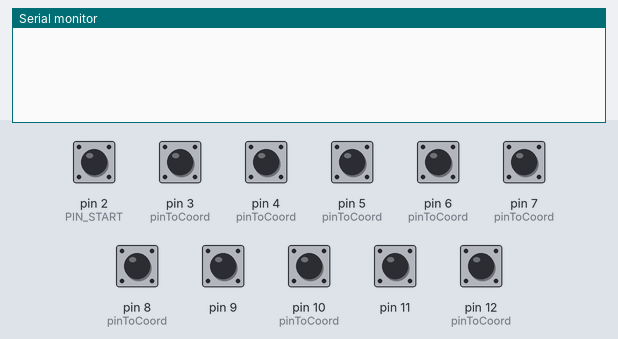
Simulated run of this program. Board: Arduino Uno, built with avr-gcc and run on an emulated ATmega328P. Shown: the last lines printed to the serial monitor. The test bench sets the inputs (shaded band); at power-on: pin 2 (PIN_START), pin 3 (pinToCoord), pin 4 (pinToCoord), pin 5 (pinToCoord), pin 6 (pinToCoord), pin 7 (pinToCoord), pin 8 (pinToCoord), pin 9, pin 10 (pinToCoord), pin 11, pin 12 (pinToCoord) HIGH.

Above: at 1.2 s.
1.3 s: pin 2 (PIN_START) pulled LOW for 0.15 s
At 2.6 s:
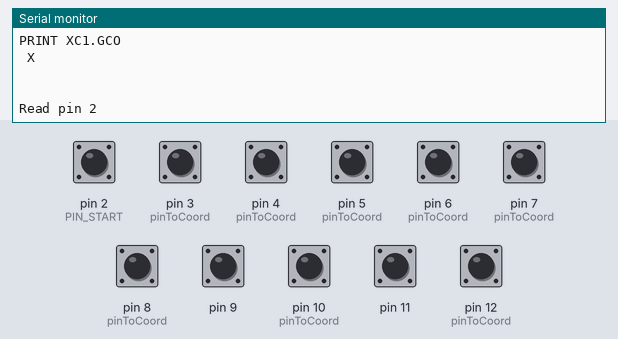
2.9 s: pin 3 (pinToCoord) pulled LOW for 0.15 s
At 3.3 s:
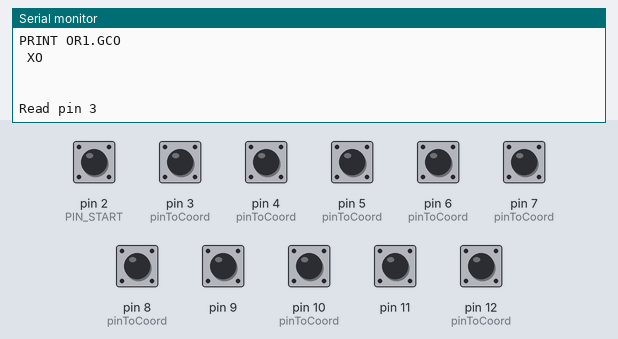
4.5 s: pin 4 (pinToCoord) pulled LOW for 0.15 s
At 5.7 s:
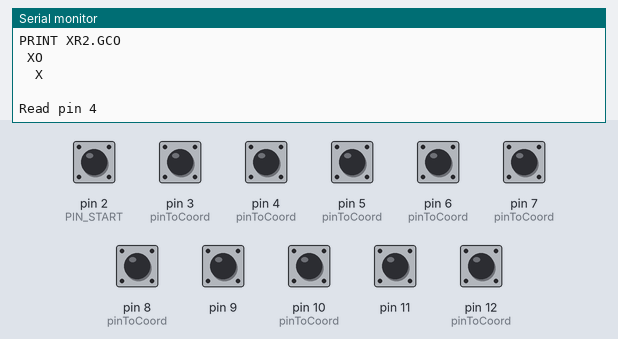
6.1 s: pin 5 (pinToCoord) pulled LOW for 0.15 s
At 7.0 s:
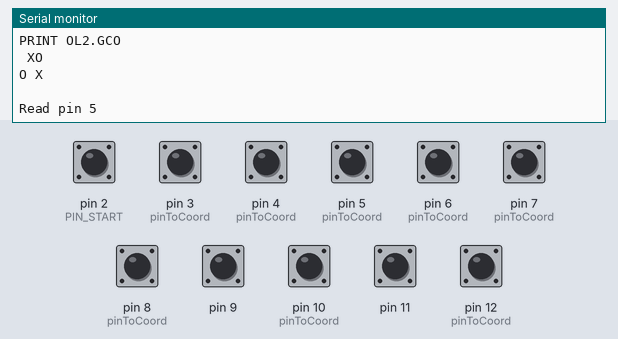
7.7 s: pin 8 (pinToCoord) pulled LOW for 0.15 s
At 8.3 s:
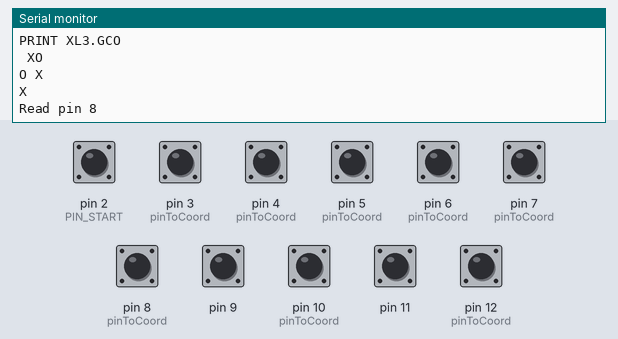
9.3 s: pin 6 (pinToCoord) pulled LOW for 0.15 s
At 10.8 s:
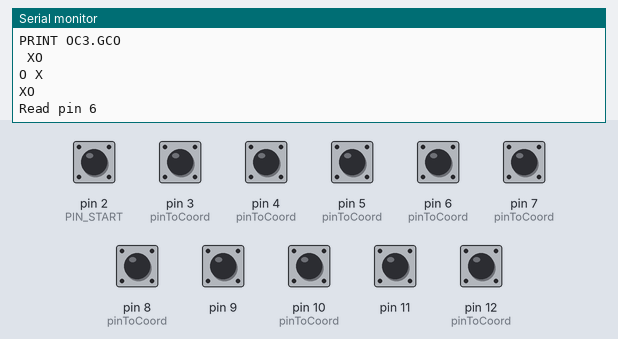
Timing chart, 0 to 11.9 s (numbered marks = the images above; inputs shaded):
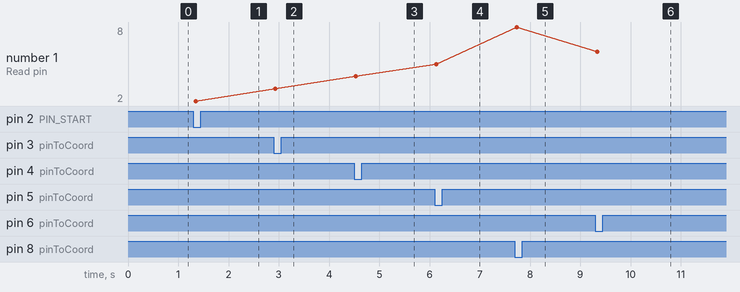

The program:

main.cpp
```cpp
#include <Arduino.h>

#define PIN_START 2
#define PIN_END 13

enum class Square {
  Empty,
  X,
  O,
};

static const int pinToCoord[9][3] = {
  { 12, 0, 0 },
  { 2, 1, 0 },
  { 3, 2, 0 },
  { 5, 0, 1 },
  { 10, 1, 1 },
  { 4, 2, 1 },
  { 8, 0, 2 },
  { 6, 1, 2 },
  { 7, 2, 2 },
};

static bool lastPinStates[PIN_END];

struct TicTacToeBoard {
  Square board[3][3];
  Square turn = Square::X;
  bool firstTurn = true;

  void reset(void) {
    for (int x = 0; x < 3; x++) {
      for (int y = 0; y < 3; y++) {
        board[x][y] = Square::Empty;
      }
    }
    turn = Square::X;
    firstTurn = true;
  }

  bool checkVictory(int x, int y, int dx, int dy, int wintype) {
    Square last;

    for (int i = 0; i < 3; i++) {
      if (board[x][y] == Square::Empty)
        return false;

      if (i == 0) {
        last = board[x][y];
      } else if (board[x][y] != last) {
        return false;
      }

      x += dx;
      y += dy;
    }

    Serial.print("WIN ");
    Serial.print(wintype);
    Serial.print("\n");

    return true;
  }

  bool checkDraw(void) {
    for (int y = 0; y < 3; y++) {
      for (int x = 0; x < 3; x++) {
        if (board[x][y] == Square::Empty)
          return false;
      }
    }
    return true;
  }

  bool checkAllVictory(void) {
    if (checkVictory(0, 0, 1, 0, 0))
      return true;
    if (checkVictory(0, 1, 1, 0, 1))
      return true;
    if (checkVictory(0, 2, 1, 0, 2))
      return true;
    if (checkVictory(0, 0, 0, 1, 3))
      return true;
    if (checkVictory(1, 0, 0, 1, 4))
      return true;
    if (checkVictory(2, 0, 0, 1, 5))
      return true;
    if (checkVictory(0, 0, 1, 1, 6))
      return true;
    if (checkVictory(2, 0, -1, 1, 7))
      return true;
    return false;
  }

  void mark(int x, int y) {
    if (x < 0 || x >= 3)
      return;
    if (y < 0 || y >= 3)
      return;
    if (board[x][y] != Square::Empty)
      return;

    board[x][y] = turn;
    if (firstTurn) {
      Serial.print("PRINT BOARD.GCO\n");
      firstTurn = false;
    }
    Serial.print("PRINT ");
    Serial.print(turn == Square::X ? "X" : "O");
    Serial.print(x == 0 ? "L" : x == 1 ? "C" : "R");
    Serial.print(y == 0 ? "1" : y == 1 ? "2" : "3");
    Serial.print(".GCO\n");

    // TODO send command to printer

    if (turn == Square::X) {
      turn = Square::O;
    } else {
      turn = Square::X;
    }

    // TODO check for victory
    if (checkAllVictory() || checkDraw()) {
      Serial.print("Game has ended.\n");
      reset();
    }
  }
};

static TicTacToeBoard board;

void setup() {
  Serial.begin(9600);
  board.reset();
  for (int i = PIN_START; i < PIN_END; i++) {
    pinMode(i, INPUT_PULLUP);
  }
}

void loop() {
  for (int i = PIN_START; i < PIN_END; i++) {
    bool newState = !digitalRead(i);
    if (newState && !lastPinStates[i]) {
      for (int j = 0; j < 9; j++) {
        if (pinToCoord[j][0] == i) {
          int x = pinToCoord[j][1];
          int y = pinToCoord[j][2];
          board.mark(x, y);
          for (int y = 0; y < 3; y++) {
            for (int x = 0; x < 3; x++) {
              switch (board.board[x][y]) {
                case Square::Empty:
                  Serial.print(" ");
                  break;
                case Square::X:
                  Serial.print("X");
                  break;
                case Square::O:
                  Serial.print("O");
                  break;
              }
            }
            Serial.print("\n");

          }
          break;
        }
      }
      Serial.print("Read pin ");
      Serial.print(i);
      Serial.print("\n");
    }
    lastPinStates[i] = newState;
  }
  delay(100);
}
```

Measured:
- after the input at 1.3 s, the serial monitor: prints a new line at once (image 1)
- after the input at 2.9 s, the serial monitor: prints a new line at once (image 2)
- after the input at 4.5 s, the serial monitor: prints a new line at once (image 3)
- after the input at 6.1 s, the serial monitor: prints a new line at once (image 4)
- after the input at 7.7 s, the serial monitor: prints a new line at once (image 5)
- after the input at 9.3 s, the serial monitor: prints a new line at once (image 6)
- plotted number 1: 2 → 3 after the input at 2.9 s, 3 → 4 after the input at 4.5 s, 4 → 5 after the input at 6.1 s, 5 → 8 after the input at 7.7 s, 8 → 6 after the input at 9.3 s
